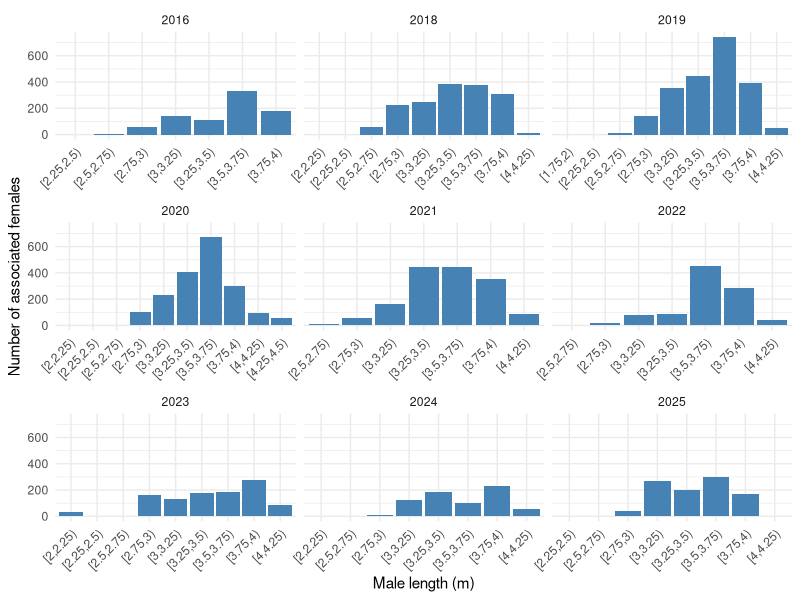
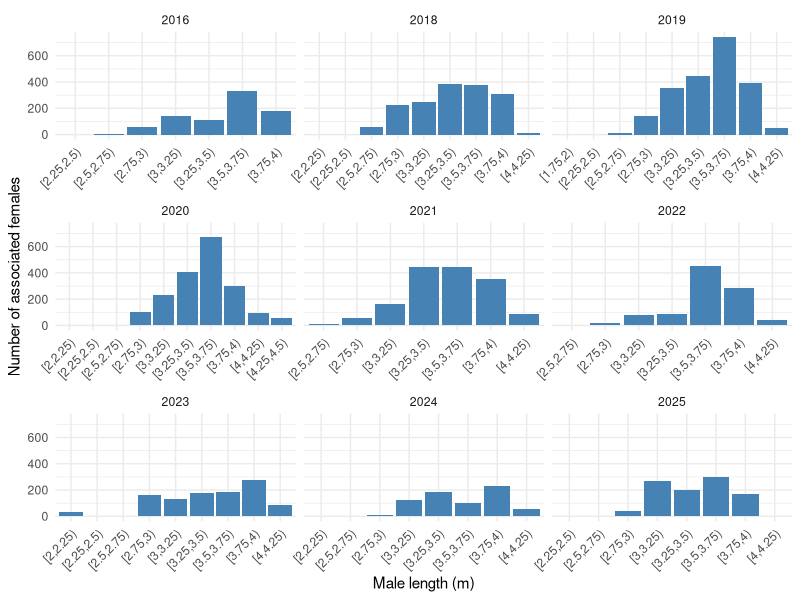

The R source for these figures, in order:
install.packages("tidyverse")
library(tidyverse)
install.packages(readr)
library(readr)
library(dplyr)
library(geosphere)
library(ggplot2)
library(patchwork)

setwd("/Users/gabbycorneille/Desktop/Senior Thesis/Senior_Thesis")

data <- read_csv("IntermediateData/uasdata.csv")

data_clean <- data %>%
  mutate(age_sex = if_else(age_sex == "malfee", "male", age_sex))

uasdata <- data_clean %>%
  filter(
    is.na(p_complete) | !p_complete %in% c("N", "water"),
    age_sex !="pup") 
#I am now trying something new to make the male szie vs number of females graph

#create a male index
uasdata1 <- uasdata %>%
  mutate(male_index = if_else(age_sex == "male",
                              row_number(),
                              NA_integer_))

#now split the sexes for ease 
females <- uasdata1 %>%
  filter(age_sex == "female") 

males <- uasdata1 %>%
  filter(age_sex == "male")

# matrix of male coordinates
male_coords <- as.matrix(males[, c("lat", "lon")])

# function to find closest male index
find_closest_male <- function(lat, lon, male_coords, male_index) {
  dists <- sqrt((male_coords[,1] - lat)^2 +
                  (male_coords[,2] - lon)^2)
  male_index[which.min(dists)]
}

#now apply this to every female
females$closest_male_index <- mapply(
  find_closest_male,
  females$lat,
  females$lon,
  MoreArgs = list(
    male_coords = male_coords,
    male_index  = males$male_index
  )
)

#now bring the females and males files back together
uasdata_full <- bind_rows(
  males %>% mutate(closest_male_index = NA_integer_),
  females
)

#now calculate the number of females each male is associated with (based on his index)
female_counts <- uasdata_full %>%
  filter(age_sex == "female") %>%
  count(closest_male_index, name = "n_females")

uasdata_with_counts <- uasdata_full %>%
  left_join(
    female_counts,
    by = c("male_index" = "closest_male_index")
  ) %>%
  mutate(
    # Fill NA with 0 for males, keep NA for females
    n_females = if_else(age_sex == "male", n_females, NA_integer_),
    n_females = replace_na(n_females, 0L)
  )

male_data <- uasdata_with_counts %>% filter(age_sex == "male")


#make bins for the male lengths (0.5 intervals)
male_data <- male_data %>%
  mutate(length_bin = cut(length,
                          breaks = seq(floor(min(length)), ceiling(max(length)), by = 0.25),
                          include.lowest = TRUE,
                          right = FALSE))
#summarize the total number of females for each bin
bin_summary <- male_data %>%
  group_by(year, length_bin) %>%
  summarize(total_females = sum(n_females), .groups = "drop")


ggplot(bin_summary,
       aes(x = factor(length_bin), y = total_females)) +
  geom_bar(stat = "identity", fill = "steelblue") +
  labs(
    x = "Male length (m)",
    y = "Number of associated females") +
  theme_minimal() +
  facet_wrap(~ year, scales = "free_x") +
  theme(axis.text.x = element_text(angle = 45, hjust = 1))

ggsave(
  "male length vs harem size - all years binned.png",
  width = 8,
  height = 6,
  units = "in",
  dpi = 600
)
